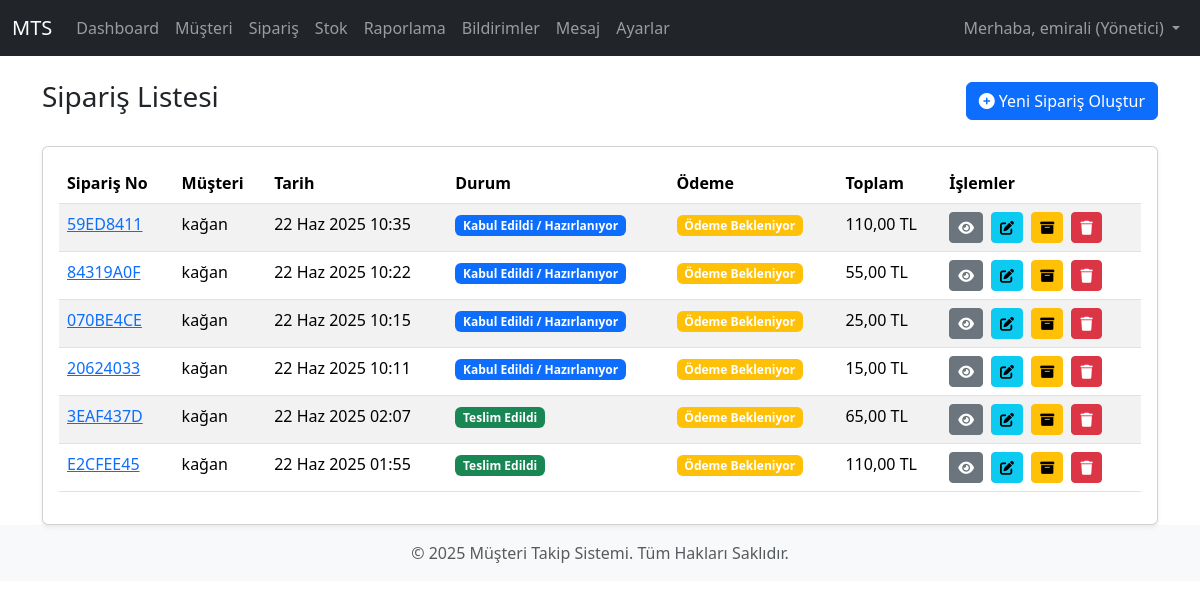
Page /orders/ (signed in) on the committed database.
### core/models.py (models this page shows, shortened)
class User(AbstractUser):
    USER_TYPE_CHOICES = (
        ("admin", "Yönetici"),
        ("personnel", "Personel"),
        ("customer", "Müşteri"),
    )
    user_type = models.CharField(
        max_length=20,
        choices=USER_TYPE_CHOICES,
        default="customer",
        verbose_name="Kullanıcı Tipi"
    )
    phone_number = models.CharField(
        max_length=15,
        blank=True,
        null=True,
        verbose_name="Telefon Numarası"
    )
    company_name = models.CharField(
        max_length=100,
        blank=True,
        null=True,
        verbose_name="Firma Adı"
    )
    address = models.TextField(
        blank=True,
        null=True,
        verbose_name="Adres"
    )
    customer_segment = models.CharField(
        max_length=20,
        choices=[('individual', 'Bireysel'), ('corporate', 'Kurumsal')],
        blank=True,
        null=True,
        verbose_name="Müşteri Segmenti"
    )
    date_of_birth = models.DateField(
        blank=True,
        null=True,
        verbose_name="Doğum Tarihi"
    )
    notes = models.TextField(
        blank=True,
        null=True,
        verbose_name="Notlar"
    )
    tax_id_number = models.CharField(
        max_length=20,
        blank=True,
        null=True,
        verbose_name="Vergi/Kimlik Numarası"
    )
    payment_preference = models.CharField(
        max_length=50,
        blank=True,
        null=True,
        verbose_name="Ödeme Tercihi"
    )
    debt_status = models.DecimalField(
        max_digits=10,
        decimal_places=2,
        default=0.00,
        verbose_name="Borç Durumu"
    )
    def is_admin(self):
        return self.user_type == "admin"
    def is_personnel(self):
        return self.user_type == "personnel"
    def is_customer(self):
        return self.user_type == "customer"
    def get_user_type_display(self):
        return dict(self.USER_TYPE_CHOICES).get(self.user_type)

### orders/models.py (models this page shows, shortened)
class Order(models.Model):
    ORDER_STATUS_CHOICES = (
        ('new', 'Yeni Sipariş'),
        ('accepted', 'Kabul Edildi / Hazırlanıyor'),
        ('shipped', 'Kargoya Verildi'),
        ('delivered', 'Teslim Edildi'),
        ('cancelled', 'İptal Edildi'),
        ('returned', 'İade Edildi'),
        ('passive', 'Pasif'), # Sipariş silinmesin pasife alınsın diye ekledik
    )
    PAYMENT_STATUS_CHOICES = (
        ('pending', 'Ödeme Bekleniyor'),
        ('paid', 'Ödendi'),
        ('refunded', 'İade Edildi'),
    )
    PAYMENT_METHOD_CHOICES = (
        ('credit_card', 'Kredi Kartı'),
        ('bank_transfer', 'Havale/EFT'),
        ('cash_on_delivery', 'Kapıda Ödeme'),
        ('installment', 'Vadeli Ödeme'),
    )
    order_id = models.CharField(max_length=50, unique=True, blank=True, verbose_name="Sipariş Numarası/ID")
    customer = models.ForeignKey(User, on_delete=models.SET_NULL, null=True, blank=True, related_name='customer_orders', verbose_name="Müşteri")
    order_date = models.DateTimeField(auto_now_add=True, verbose_name="Sipariş Tarihi ve Saati")
    order_status = models.CharField(max_length=20, choices=ORDER_STATUS_CHOICES, default='new', verbose_name="Sipariş Durumu")
    total_amount = models.DecimalField(max_digits=10, decimal_places=2, default=0.00, verbose_name="Toplam Ödeme Tutarı")
    is_completed = models.BooleanField(default=False, verbose_name="Sipariş Tamamlandı mı?")
    payment_status = models.CharField(max_length=20, choices=PAYMENT_STATUS_CHOICES, default='pending', verbose_name="Ödeme Durumu")
    payment_method = models.CharField(max_length=20, choices=PAYMENT_METHOD_CHOICES, blank=True, null=True, verbose_name="Ödeme Yöntemi")
    delivery_address = models.TextField(verbose_name="Teslimat Adresi")
    shipping_company = models.CharField(max_length=100, blank=True, null=True, verbose_name="Kargo Firması")
    tracking_number = models.CharField(max_length=100, blank=True, null=True, verbose_name="Takip Numarası")
    estimated_delivery_date = models.DateField(blank=True, null=True, verbose_name="Tahmini Teslimat Tarihi")
    discount_code = models.CharField(max_length=50, blank=True, null=True, verbose_name="İndirim/Promosyon Kodu")
    discount_amount = models.DecimalField(max_digits=10, decimal_places=2, default=0.00, verbose_name="İndirim Tutarı")
    notes = models.TextField(blank=True, null=True, verbose_name="Notlar")
    created_at = models.DateTimeField(auto_now_add=True)
    updated_at = models.DateTimeField(auto_now=True)
    class Meta:
        verbose_name = "Sipariş"
        verbose_name_plural = "Siparişler"
        ordering = ['-order_date']

### orders/views.py (the view)
# urls.py: path('', views.OrderListView.as_view(), name='order_list'),
class OrderListView(PersonnelRequiredMixin, ListView):
    model = Order
    template_name = 'orders/order_list.html'
    context_object_name = 'orders'
    paginate_by = 10
    def get_queryset(self):
        queryset = super().get_queryset().order_by('-order_date')
        if self.request.user.is_personnel() and not self.request.user.is_admin():
            queryset = queryset.exclude(order_status='passive')
        return queryset
    def get_context_data(self, **kwargs):
        context = super().get_context_data(**kwargs)
        context['page_title'] = 'Sipariş Listesi'
        return context

### core/views.py (called while the page is built)
    def test_func(self):
        return self.request.user.is_authenticated and (self.request.user.is_personnel() or self.request.user.is_admin())

### templates/orders/order_list.html (shortened to what this page needs)
{% extends 'base.html' %}
{% load static %}
{% block content %}
<div class="d-flex justify-content-between align-items-center mb-4">
    <h1 class="h3">{{ page_title }}</h1>
    <a href="{% url 'orders:order_create' %}" class="btn btn-primary"><i class="fas fa-plus-circle"></i> Yeni Sipariş Oluştur</a>
</div>
<div class="card shadow-sm">
    <div class="card-body">
        {% if orders %}
        <div class="table-responsive">
            <table class="table table-hover table-striped">
                <thead>
                    <tr>
                        <th scope="col">Sipariş No</th>
                        <th scope="col">Müşteri</th>
                        <th scope="col">Tarih</th>
                        <th scope="col">Durum</th>
                        <th scope="col">Ödeme</th>
                        <th scope="col">Toplam</th>
                        <th scope="col">İşlemler</th>
                    </tr>
                </thead>
                <tbody>
                    {% for order in orders %}
                    <tr>
                        <td><a href="{% url 'orders:order_detail' pk=order.pk %}">{{ order.order_id }}</a></td>
                        <td>{{ order.customer.get_full_name|default:order.customer.username|default:"Misafir" }}</td>
                        <td>{{ order.order_date|date:"d M Y H:i" }}</td>
                        <td>
                            {% if order.order_status == 'new' %}
                                <span class="badge bg-info">{{ order.get_order_status_display }}</span>
                            {% elif order.order_status == 'accepted' %}
                                <span class="badge bg-primary">{{ order.get_order_status_display }}</span>
                            {% elif order.order_status == 'shipped' %}
                                <span class="badge bg-warning">{{ order.get_order_status_display }}</span>
                            {% elif order.order_status == 'delivered' %}
                                <span class="badge bg-success">{{ order.get_order_status_display }}</span>
                            {% elif order.order_status == 'cancelled' or order.order_status == 'returned' %}
                                <span class="badge bg-danger">{{ order.get_order_status_display }}</span>
                            {% else %}
                                <span class="badge bg-secondary">{{ order.get_order_status_display }}</span>
                            {% endif %}
                        </td>
                        <td>
                            {% if order.payment_status == 'paid' %}
                                <span class="badge bg-success">{{ order.get_payment_status_display }}</span>
                            {% elif order.payment_status == 'pending' %}
                                <span class="badge bg-warning">{{ order.get_payment_status_display }}</span>
                            {% else %}
                                <span class="badge bg-secondary">{{ order.get_payment_status_display }}</span>
                            {% endif %}
                        </td>
                        <td>{{ order.total_amount|floatformat:2 }} TL</td>
                        <td>
                            <a href="{% url 'orders:order_detail' pk=order.pk %}" class="btn btn-sm btn-secondary me-1" title="Detay"><i class="fas fa-eye"></i></a>
                            <a href="{% url 'orders:order_update' pk=order.pk %}" class="btn btn-sm btn-info" title="Düzenle"><i class="fas fa-edit"></i></a>
                            {% if order.order_status != 'passive' %}
                            <form action="{% url 'orders:order_mark_passive' pk=order.pk %}" method="post" class="d-inline">
                                <button type="submit" class="btn btn-sm btn-warning ms-1" title="Pasife Al" onclick="return confirm('Siparişi pasife almak istediğinizden emin misiniz? Müşteri panelinden kaldırılacaktır.');"><i class="fas fa-archive"></i></button>
                            </form>
                            {% endif %}
                            <a href="{% url 'orders:order_delete' pk=order.pk %}" class="btn btn-sm btn-danger ms-1" title="Sil"><i class="fas fa-trash"></i></a>
                        </td>
                    </tr>
                    {% endfor %}
                </tbody>
            </table>
        </div>
        {% else %}
        <div class="alert alert-info text-center" role="alert">
            Henüz kayıtlı sipariş bulunmamaktadır.
        </div>
        {% endif %}
    </div>
</div>
{% endblock %}

### templates/base.html (shortened to what this page needs)
{% load static %}
<!DOCTYPE html>
<html lang="tr">
<head>
    <link href="https://cdn.jsdelivr.net/npm/bootstrap@5.3.3/dist/css/bootstrap.min.css" rel="stylesheet">
    <link rel="stylesheet" href="https://cdnjs.cloudflare.com/ajax/libs/font-awesome/6.0.0-beta3/css/all.min.css">
</head>
<body>
    <nav class="navbar navbar-expand-lg navbar-dark bg-dark">
        <div class="container-fluid">
            <a class="navbar-brand" href="{% url 'home' %}">MTS</a>
            <div class="collapse navbar-collapse" id="navbarNav">
                <ul class="navbar-nav me-auto mb-2 mb-lg-0">
                    {% if user.is_authenticated %}
                        {% if user.is_admin %}
                            <li class="nav-item">
                                <a class="nav-link" href="{% url 'dashboard:admin_dashboard' %}">Dashboard</a>
                            </li>
                        {% endif %}
                        {% if user.is_personnel or user.is_admin %}
                            <li class="nav-item">
                                <a class="nav-link" href="{% url 'customers:customer_list' %}">Müşteri</a>
                            </li>
                            <li class="nav-item">
                                <a class="nav-link" href="{% url 'orders:order_list' %}">Sipariş</a>
                            </li>
                            <li class="nav-item">
                                <a class="nav-link" href="{% url 'stock:product_list' %}">Stok</a>
                            </li>
                            <li class="nav-item">
                                <a class="nav-link" href="{% url 'reports:report_list' %}">Raporlama</a>
                            </li>
                        {% endif %}
                        <li class="nav-item">
                            <a class="nav-link" href="{% url 'notifications:user_notifications' %}">Bildirimler</a>
                        </li>
                        <li class="nav-item">
                            <a class="nav-link" href="{% url 'messages_app:message_list' %}">Mesaj</a>
                        </li>
                        <li class="nav-item">
                            <a class="nav-link" href="{% url 'settings_app:theme_settings' %}">Ayarlar</a>
                        </li>
                    {% endif %}
                </ul>
                <ul class="navbar-nav">
                    {% if user.is_authenticated %}
                        <li class="nav-item dropdown">
                            <a class="nav-link dropdown-toggle" href="#" id="navbarDropdown" role="button" data-bs-toggle="dropdown" aria-expanded="false">
                                Merhaba, {{ user.get_full_name|default:user.username }} ({{ user.get_user_type_display }})
                            </a>
                        </li>
                    {% endif %}
                </ul>
            </div>
        </div>
    </nav>
    <main class="container mt-4">
        {% block content %}{% endblock %}
    </main>
    <footer class="footer mt-auto py-3 bg-light">
        <div class="container text-center">
            <span class="text-muted">© 2025 Müşteri Takip Sistemi. Tüm Hakları Saklıdır.</span>
        </div>
    </footer>
</body>
</html>

### rows in the picture
User: get_full_name "emirali", user_type "Yönetici"
Order: order_id "59ED8411", customer.get_full_name "kağan", order_date "22 Haz 2025 10:35", order_status "Kabul Edildi / Hazırlanıyor", payment_status "Ödeme Bekleniyor", total_amount "110,00"
Order: order_id "84319A0F", customer.get_full_name "kağan", order_date "22 Haz 2025 10:22", order_status "Kabul Edildi / Hazırlanıyor", payment_status "Ödeme Bekleniyor", total_amount "55,00"
Order: order_id "070BE4CE", customer.get_full_name "kağan", order_date "22 Haz 2025 10:15", order_status "Kabul Edildi / Hazırlanıyor", payment_status "Ödeme Bekleniyor", total_amount "25,00"
Order: order_id "20624033", customer.get_full_name "kağan", order_date "22 Haz 2025 10:11", order_status "Kabul Edildi / Hazırlanıyor", payment_status "Ödeme Bekleniyor", total_amount "15,00"
Order: order_id "3EAF437D", customer.get_full_name "kağan", order_date "22 Haz 2025 02:07", order_status "Teslim Edildi", payment_status "Ödeme Bekleniyor", total_amount "65,00"
Order: order_id "E2CFEE45", customer.get_full_name "kağan", order_date "22 Haz 2025 01:55", order_status "Teslim Edildi", payment_status "Ödeme Bekleniyor", total_amount "110,00"

### other values in the picture
{{ page_title }} "Sipariş Listesi"
